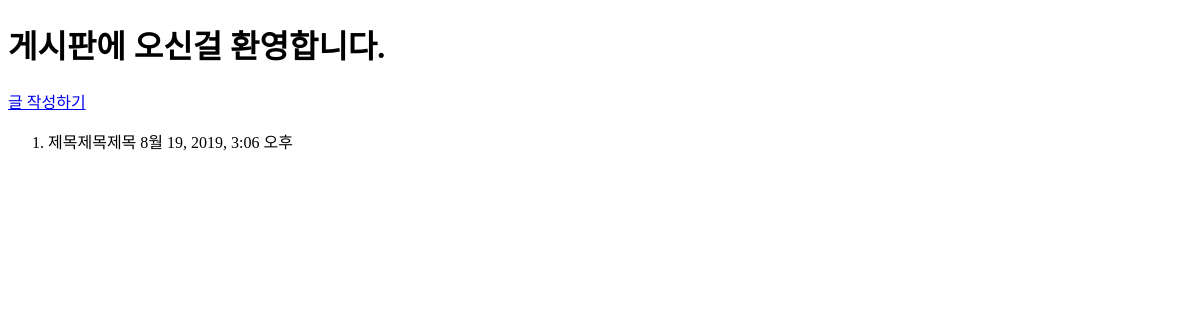
The page /articles/ on the database as committed earlier.
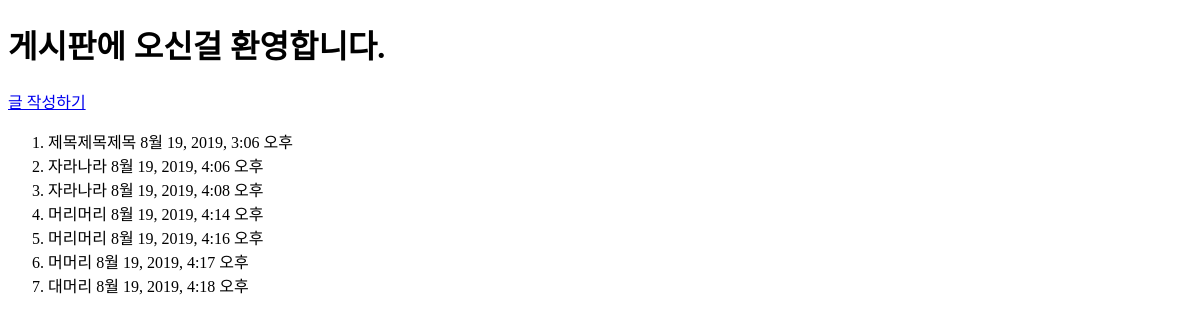
The same page on the database as committed later.
### articles/models.py (models this page shows, shortened)
class Article(models.Model):
    title = models.CharField(max_length=10)
    content = models.TextField()
    created_at = models.DateTimeField(auto_now_add=True)
    updated_at = models.DateTimeField(auto_now=True)

### articles/views.py (the view)
# urls.py: path('', views.index),
def index(request):
    articles = Article.objects.all()
    context = {
        'articles' : articles
    }
    return render(request, 'articles/index.html', context)

### articles/templates/articles/index.html
{% extends 'articles/base.html' %}
{% block body %}
  <h1>게시판에 오신걸 환영합니다.</h1>
  <a href="/articles/new/">글 작성하기</a>
  <ol>
    {% for article in articles %}
    <li>
      {{ article.title }}
      {{ article.created_at }}
    </li>
    {% endfor %}
{% endblock %}

### articles/templates/articles/base.html (shortened to what this page needs)
<!DOCTYPE html>
<html lang="en">
<head>
</head>
<body>
  {% block body %}
  {% endblock %}
</body>
</html>

Rows that differ between the two databases and show on the page:
added Article: title "자라나라", created_at "8월 19, 2019, 4:06 오후"
added Article: title "자라나라", created_at "8월 19, 2019, 4:08 오후"
added Article: title "머리머리", created_at "8월 19, 2019, 4:14 오후"
added Article: title "머리머리", created_at "8월 19, 2019, 4:16 오후"
added Article: title "머머리", created_at "8월 19, 2019, 4:17 오후"
added Article: title "대머리", created_at "8월 19, 2019, 4:18 오후"
